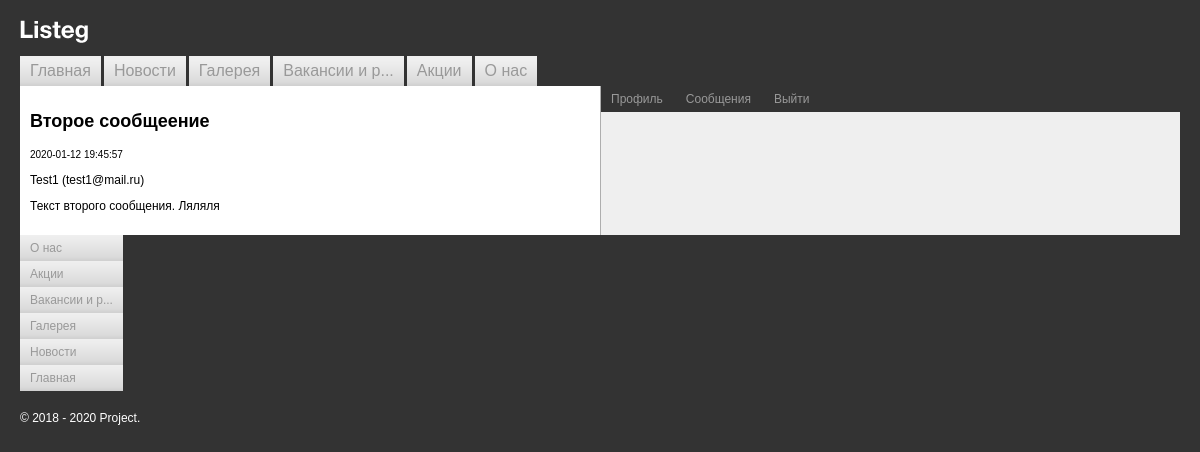
Page /posts/read.php?post_id=2 (signed in) on the committed database.
### tables this page shows
CREATE TABLE `posts` (
  `id` int(11) NOT NULL,
  `from_user_id` int(11) NOT NULL,
  `to_user_id` int(11) NOT NULL,
  `title` varchar(255) NOT NULL,
  `text` text NOT NULL,
  `section_id` int(11) NOT NULL,
  `created_at` timestamp NOT NULL DEFAULT CURRENT_TIMESTAMP,
  `readed_at` timestamp NULL DEFAULT NULL
);

CREATE TABLE `users` (
  `id` int(11) NOT NULL,
  `active` tinyint(1) NOT NULL DEFAULT '0',
  `user_name` varchar(255) NOT NULL,
  `email` varchar(255) NOT NULL,
  `tel` varchar(20) DEFAULT NULL,
  `password` varchar(255) NOT NULL,
  `email_subscribe` tinyint(1) NOT NULL DEFAULT '0'
);

### helper/auth.php (called while the page is built, shortened)
<?php
function is_login()
{
    static $is_login = null;
    if ($is_login !== null) {
        return $is_login;
    }
    $is_login = check_login() ? true : isset($_SESSION['is_login']);
    return $is_login;
}
function check_login()
{
    if (empty($_POST['auth'])) {
        return false;
    }
    require_once $_SERVER['DOCUMENT_ROOT'] . "/helper/database.php";
    return true;
}
function check_logout()
{
    return false;
}
function is_auth()
{
    require_once $_SERVER['DOCUMENT_ROOT'] . "/helper/database.php";
    return get_user($_SESSION['email']);
}

### helper/database.php (called while the page is built, shortened)
<?php
function connect()
{
    static $connect = null;
    $connect = $connect ?? mysqli_connect(DB_HOST, DB_USER, DB_PASSWORD, DB_NAME) or die(mysqli_connect_error());
    return $connect;
}
function get_user(string $email)
{
    $email = mysqli_escape_string(connect(), $email);
    $query = "SELECT * FROM users WHERE email = '$email' ";
    $result = mysqli_query(connect(), $query);
    $user = mysqli_fetch_assoc($result);
    $user['groups'] = [];
    $query = "
        SELECT g.*
        FROM group_user as gu
        LEFT JOIN groups as g ON gu.group_id = g.id
        WHERE user_id = " . $user['id'];
    $result = mysqli_query(connect(), $query);
    while ($group = mysqli_fetch_assoc($result)) {
        $user['groups'][$group['name']] = $group['description'];
    }
    return $user;
}
function get_post(int $post_id, int $to_user_id)
{
    $to_user_id = mysqli_escape_string(connect(), $to_user_id);
    $post_id = mysqli_escape_string(connect(), $post_id);
    $query = "SELECT p.title, p.text, p.created_at, p.readed_at, u.user_name, u.email
        FROM posts as p INNER JOIN users as u ON (p.from_user_id = u.id)
        WHERE p.id = $post_id AND p.to_user_id = $to_user_id";
    $result = mysqli_query(connect(), $query);
    $post = mysqli_fetch_assoc($result);
    return $post;
}

### posts/read.php (the view, shortened to what this page needs)
<?php
require_once $_SERVER['DOCUMENT_ROOT'] . "/template/header.php";
require_once $_SERVER['DOCUMENT_ROOT'] . "/helper/auth.php";
require_once $_SERVER['DOCUMENT_ROOT'] . "/helper/database.php";
?>
<?php if ($user = is_auth()) : ?>
    <?php if (isset($user['groups']['writer'])) :
        if ($post = get_post((int) $_GET['post_id'], $user['id'])) : ?>
            <h2><?= $post['title'] ?></h2>
            <small><?= $post['created_at'] ?></small><br>
            <p><?= $post['user_name'] ?> (<?= $post['email'] ?>)</p>
            <p><?= $post['text'] ?></p>
        <?php else : ?>
            <p>Нет такого сообщения</p>
        <?php endif; ?>
    <?php else : ?>
        <p>Вы можете читать сообщения после прохождения модерации</p>
    <?php endif; ?>
<?php else : ?>
    <p>У вас нет доступа к этой странице. Требуется сначала <a href="/?login=yes">войти</a></p>
<?php endif; ?>
<?php
require_once $_SERVER['DOCUMENT_ROOT'] . "/template/footer.php";

### styles.css (style rules this page uses)
body { background: #333333; padding: 20px; margin: 0; color: #000000; font-family: Arial, Helvetica, sans-serif; font-size: 12px; }

### rows in the picture
posts: title "Второе сообщеение", created_at "2020-01-12 19:45:57", from_user.user_name "Test1", from_user.email "test1@mail.ru", text "Текст второго сообщения. Ляляля"

### other values in the picture
cut_title($el['title']) "Главная"
cut_title($el['title']) "Новости"
cut_title($el['title']) "Галерея"
cut_title($el['title']) "Вакансии и р..."
cut_title($el['title']) "Акции"
cut_title($el['title']) "О нас"
